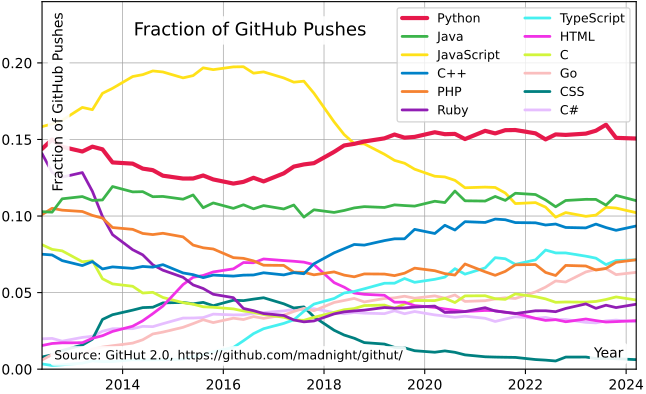

The Python source for this figure:
"""Get the programming language popularity data and plot a diagram."""
import json
from collections import Counter
from math import ceil
from typing import Final

from matplotlib.artist import Artist  # type: ignore
from matplotlib.axes import Axes  # type: ignore
from matplotlib.lines import Line2D  # type: ignore
from moptipy.evaluation.axis_ranger import AxisRanger
from moptipy.utils.plot_defaults import (
    COLOR_BLACK,
    GRID_COLOR,
    create_line_style,
    distinct_colors,
)
from moptipy.utils.plot_utils import (
    create_figure,
    get_axes,
    label_box,
    save_figure,
)
from pycommons.io.console import logger
from pycommons.io.path import Path, file_path
from pycommons.io.temp import temp_dir
from pycommons.processes.shell import STREAM_FORWARD, Command


def time(year: int, quart: int) -> float:
    """
    Translate a year/quarter combination to a single time float.

    :param year: the year
    :param quart: the quarter
    :return: the time float
    """
    return year + quart / 5


#: The GitHut URL
GITHUT_URL: Final[str] = "https://github.com/madnight/githut/"


def get_data() -> tuple[tuple[
        str, tuple[float, ...], tuple[float, ...]], ...]:
    """
    Get the data regarding the programming language popularity.

    :return: the extracted data
    """
    logger("Downloading the dataset from GitHut 2.0.")
    with temp_dir() as td:
        Command(command=("git", "-C", td, "clone", "--depth", "1",
                         GITHUT_URL, td),
                working_dir=td,
                timeout=200,
                stdin=None,
                stdout=STREAM_FORWARD,
                stderr=STREAM_FORWARD).execute(True)
        return load_data(td.resolve_inside("src/data/gh-push-event.json"))


def load_data(file: str) -> tuple[tuple[
        str, tuple[float, ...], tuple[float, ...]], ...]:
    """
    Loading the data from a file.

    :param file: the file
    :return: the data, i.e., tuples of programming language name, date, and
        share fractions
    """
    logger("We got all the data, now we parse it in a very crude way")
    raw_data: Final[list[tuple[float, int, str]]] = [
        (time(int(res["year"]), int(res["quarter"])),
         int(res["count"]), str.strip(res["name"]))
        for res in json.loads(file_path(file).read_all_str())]
    logger("We got the data parsed, now we process it.")
    dates: Final[tuple[float, ...]] = tuple(sorted({
        entry[0] for entry in raw_data}))
    per_date: Final[dict[float, list[tuple[int, str]]]] = {
        d: sorted((entry[1], entry[2]) for entry in raw_data if entry[0] == d)
        for d in dates}

    # Decide which programming languages to plot
    min_count: int = 3
    while True:
        logger(f"Computing most popular languages "
               f"using {min_count}-best per quarter.")
        keeper: Counter[str] = Counter()
        for row in per_date.values():
            add: int = 1
            for i in range(-min_count, -1, 1):
                keeper[row[i][1]] += add
                add = add + add + 1
        charts: list[str] = sorted(
            keeper.keys(), key=keeper.__getitem__, reverse=True)
        if ("Python" in charts) and (list.__len__(charts) > 11):
            break
        min_count += 1

    charts.remove("Python")
    charts.insert(0, "Python")  # Python comes first
    while list.__len__(charts) > 12:
        del charts[-1]
    logger(f"Selected the following languages: {charts!r}.")

    # Get the normalization factor for the data per day
    day_sum: Final[Counter[float]] = Counter()
    for date, row in per_date.items():
        for v, _ in row:
            day_sum[date] += v

    logger("Now selecting the data to plot.")
    # get the data sequences
    data: dict[str, tuple[list[float], list[float]]] = {}
    for language in charts:
        x: list[float] = []
        y: list[float] = []
        for date, row in per_date.items():
            value: float | None = None
            for v, lang in row:
                if lang == language:
                    value = v / day_sum[date]
                    break
            if value is None:
                if list.__len__(x) > 0:
                    x.append(date)
                    y.append(0)
            else:
                x.append(date)
                y.append(value)
        data[language] = x, y

    logger("Finished selecting data.")
    return tuple((lang, tuple(data[lang][0]), tuple(
        data[lang][1])) for lang in charts)


def plot_data(data: tuple[tuple[str, tuple[
    float, ...], tuple[float, ...]], ...],
              dest_dir: str, dest_name: str) -> Path:
    """
    Plot the data.

    :param data: the data to plot
    :param dest_dir: the destination directory
    :param dest_name: the name of the file
    :return: the path to the file
    """
    logger("Now creating figure.")
    figure: Final = create_figure(6)
    axes: Final[Axes] = get_axes(figure)

    n: Final[int] = tuple.__len__(data)
    colors = distinct_colors(n)
    y: AxisRanger = AxisRanger(chosen_min=0, use_data_max=True)
    handles: list[Artist] = []
    for i in range(n - 1, -1, -1):
        row = data[i]
        logger(f"Plotting data {row[0]!r}.")
        yd = row[2]
        y.register_value(0.04 + int(ceil(10 * max(yd) * 1)) / 10)
        style = create_line_style()
        style["label"] = row[0]
        style["color"] = colors[i]
        style["linewidth"] = 2 if i > 0 else 3
        axes.plot(row[1], yd, **style)
        style["xdata"] = row[1]
        style["ydata"] = yd
        handles.insert(0, Line2D(**style))

    logger("Adding labels, legends, and grid, setting axes ranges.")
    y.apply(axes, "y")
    axes.grid(axis="x", color=GRID_COLOR, linewidth=0.5)
    axes.grid(axis="y", color=GRID_COLOR, linewidth=0.5)

    axes.legend(loc="upper right",
                ncol=2,
                handles=handles,
                labelcolor=[art.color if hasattr(art, "color")
                            else COLOR_BLACK for art in handles],
                fontsize=9)

    label_box(axes, "Fraction of GitHub Pushes", 0.35, 0.97, 13)
    label_box(axes, "Year", 0.99, 0.005, 10)
    label_box(axes, "Fraction of GitHub Pushes", 0.005, 0.99, 10, True)
    label_box(axes, f"Source: GitHut 2.0, {GITHUT_URL}", 0.01, 0.0025, 9)

    logger("Now saving figure.")
    path = save_figure(figure, dest_name, dest_dir, "pdf")[0]
    logger(f"Saved figure to {path!r}.")
    return path


def main() -> None:
    """Do the work."""
    logger("Starting up.")
    file: Final[Path] = file_path(__file__)
    name = file.basename()[:-3]
    plot_data(get_data(), file.up(1), name)
    logger("All done.")


# Execute the program
if __name__ == "__main__":
    main()
